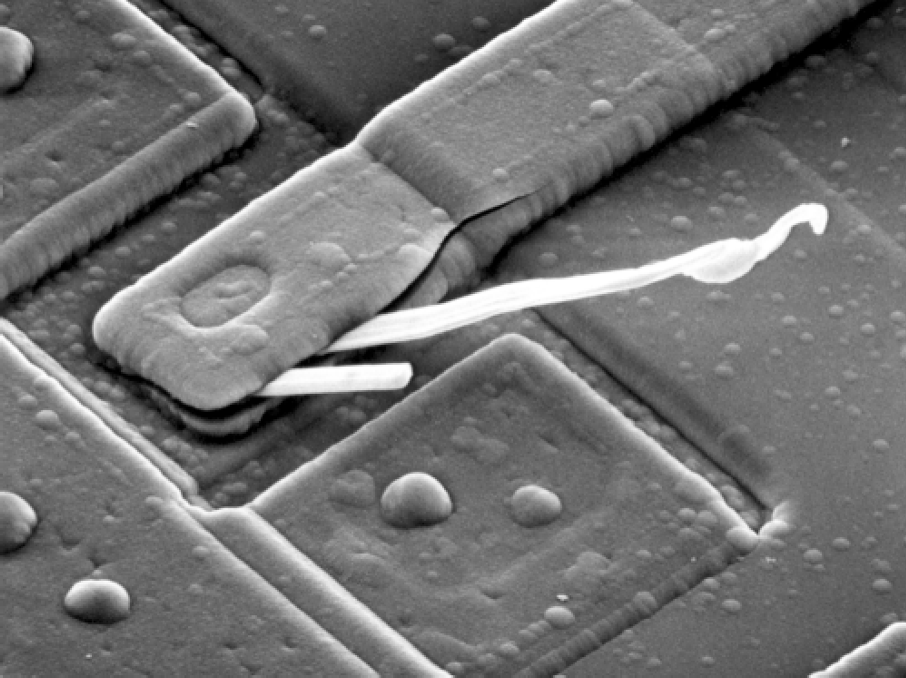
%> input picture 图3.tif, 906 x 678 px
$ octave question4.m   (GNU Octave 9; MATLAB toolbox functions it lacks are replaced by stand-ins)
%> lines starting %> are read from the running program, lines starting %| are printed output that depends on the picture
Img3 = imread('图3.tif');                 % 读取图片数据
%> Img3 is the input picture: size 678x906 uint8; min 0, max 255, mean 112.6
canny_Img3 = edge(Img3,'Canny',0.35);     %canny算子检测边缘
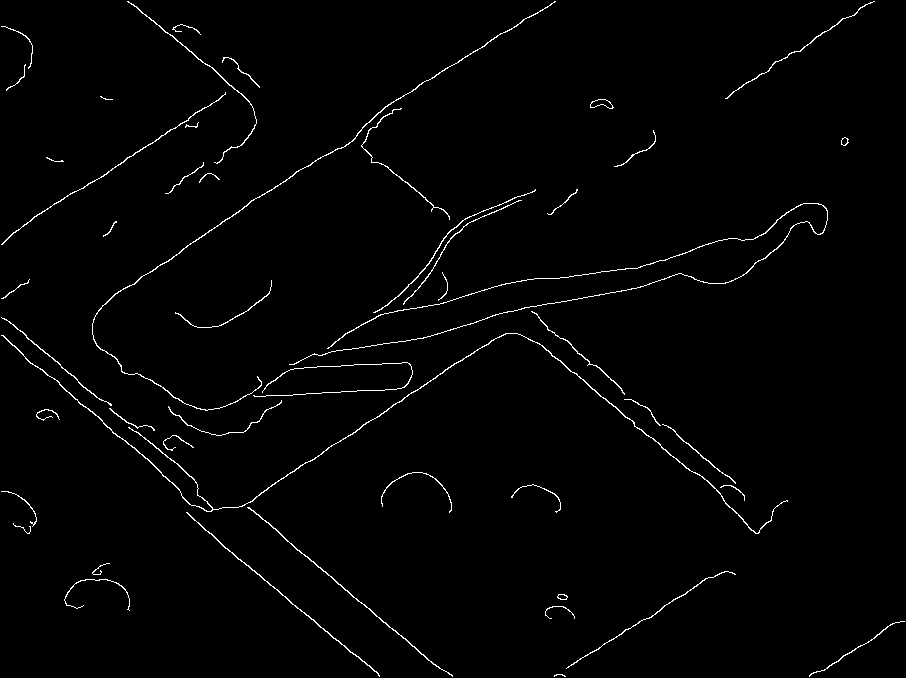
%> canny_Img3: size 678x906 logical; 1.5% white in thin lines or dots
Img4 = zeros(8,10);                       %构建图像
%Img4([1,1,2,3,3,3,5,6,6,7,7,8],[2,9,10,4,6,8,6,3,7,4,8,5]) = 1;
Img4(1,[2,9])=1;
Img4(2,10)=1;
Img4(3,[4,6,8])=1;
Img4(5,6)=1;
Img4(6,[3,7])=1;
Img4(7,[4,8])=1;
Img4(8,5)=1;
figure(1);
subplot(2,2,1);
imshow(Img4,[]);                         %显示Img4原图
title('Img4原图');                       %设置标题

[H4, theta4, rho4] = hough(Img4);
subplot(2,2,2);
imshow(imadjust(mat2gray(H4)), [], 'XData', theta4, 'YData', rho4, 'InitialMagnification', 'fit')
axis on
hold on
title('霍夫变换曲线')
xlabel('\theta'), ylabel('\rho')

peaks4 = houghpeaks(H4,5); %检测1个峰值点
subplot(2,2,3);
plot(theta4(peaks4(:, 2)), rho4(peaks4(:, 1)), 'black*')
axis on
title('峰值点')
xlabel('\theta'), ylabel('\rho')

lines4 = houghlines(Img4, theta4, rho4, peaks4);
subplot(2,2,4);
for k = 1:length(lines4)
xy=[lines4(k).point1 ; lines4(k).point2];
plot(xy(:,1), xy(:,2));
hold on
end
title('霍夫变换直线检测结果')
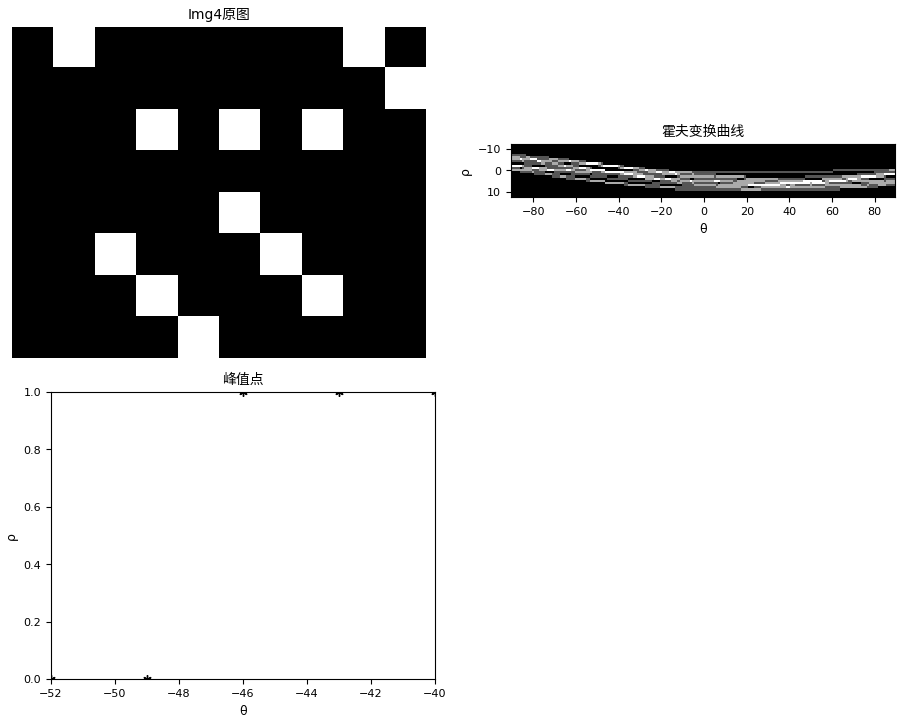
%> figure redrawn from the program's plot data, 3 panels

%%%%% 第二问代码   %%%%%%
figure(2)
subplot(2,2,1);
imshow(canny_Img3,[]);                   %显示canny算子检测边缘结果
title('Canny算子边缘检测')                %添加标题
%%%%   图4霍如变换寻求曲线   %%%
[H4, theta4, rho4] = hough(Img4,'ThetaResolution', 0.2);
%> (the run ends here)

$ run again, with 图1.tif copied over 图3.tif
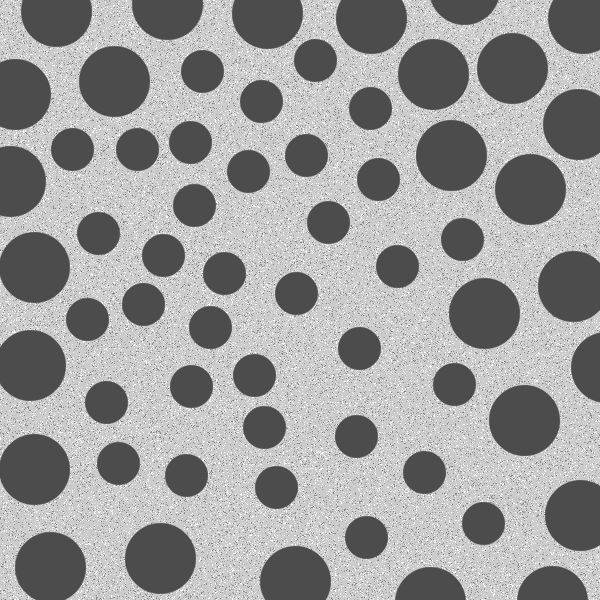
%> input picture 图1.tif, 600 x 600 px
%> Img3 is the input picture: size 600x600 uint8; min 76, max 255, mean 155.3
%> `canny_Img3 = edge(Img3,'Canny',0.35);`:
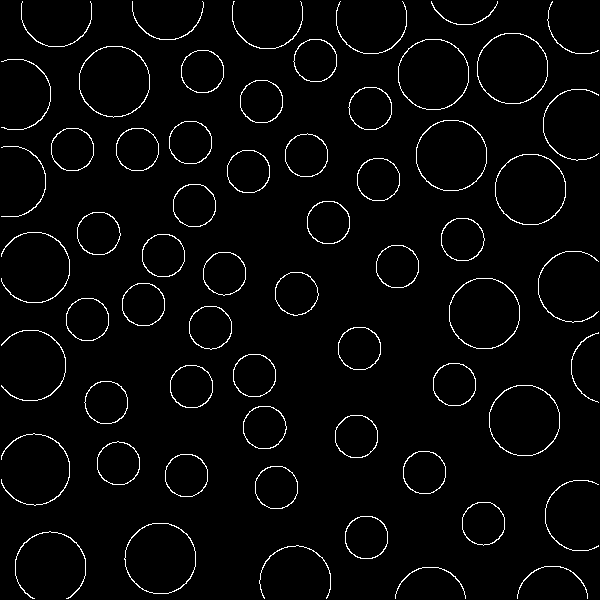
%> canny_Img3: size 600x600 logical; 2.9% white in thin lines or dots

$ run again, with 图2.tif copied over 图3.tif
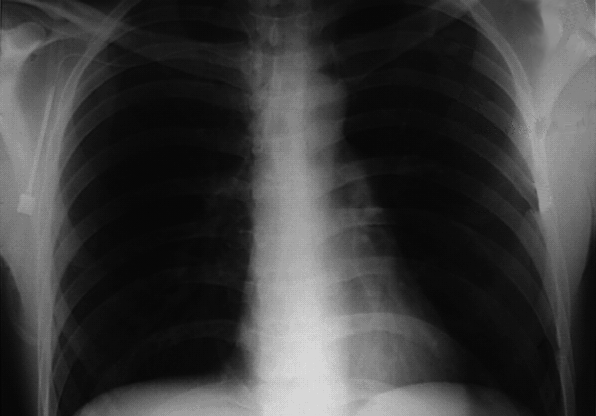
%> input picture 图2.tif, 596 x 416 px
%> Img3 is the input picture: size 416x596 uint8; min 3, max 227, mean 59.9
%> `canny_Img3 = edge(Img3,'Canny',0.35);`:
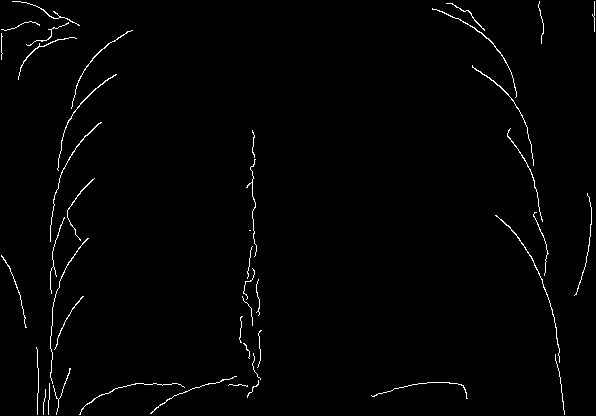
%> canny_Img3: size 416x596 logical; 1.3% white in thin lines or dots
